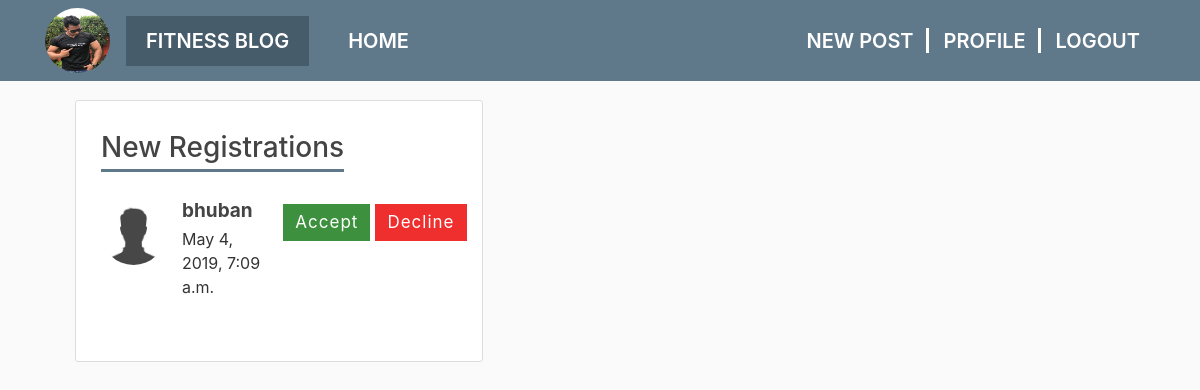
Page /allnewmember/ (signed in) on the committed database.
### users/models.py (models this page shows, shortened)
class CustomUsers(AbstractUser):
    address = models.CharField(max_length=100)
    contact = models.CharField(max_length=20, null=True, blank=True)
    weight = models.FloatField(null=True, blank=True)
    PACKAGE = (
        ('1', '1 Month'),
        ('3', '3 Months'),
        ('6', '6 Months'),
        ('12', '12 Months'),
    )
    package = models.CharField(max_length=20,choices=PACKAGE, default=1)

class Profile(models.Model):
    user = models.OneToOneField(CustomUsers, on_delete=models.CASCADE, related_name='Profile')
    image = models.ImageField(default='media\default.jpg', upload_to='profile_pics')

### member/views.py (the view)
# urls.py: path('allnewmember/',views.allnewmember, name='all-new-member'),
def allnewmember(request):
    users = CustomUsers.objects.filter(is_active=False)
    return render(request,'member/all_new_member.html',{'title':'all-new-member', 'users':users})

### member/templates/member/all_new_member.html (shortened to what this page needs)
{% extends "member/base.html" %}
{% load static %}
{% block content %}
<div class="col-md-10">
        <div class="content-section">
          <h3 class="underline">New Registrations</h3>
            {% for user in users %}
            <article class="media mar-top">
              {% if user.Profile.image %}
              <img class="rounded-circle article-img" src="{{ user.Profile.image.url }}" alt="">
              {% else %}
              <img class="rounded-circle article-img" src="{% static 'img/default.jpg' %}" alt="">
              {% endif %}
              <div class="row">
              <div class="media-body marin-leri">
                  <h5>{{ user.username }}</h5>
                  <p>{{ user.date_joined }}</p>
              </div>
              <a href="{% url 'approve-user' user.pk %}">
                 <button class="btn btn-secondary brn-sm mt-1 mb-1 acep-pri">Accept</button>
              </a>
              <a href="{% url 'approve-user' user.pk %}">
                 <button class="btn btn-danger brn-sm mt-1 mb-1 dec-sec">Decline</button>
              </a>
            </div>
            </article>
            {% endfor %}
        </div>
{% endblock content %}

### member/templates/member/base.html (shortened to what this page needs)
{% load static %}
<!DOCTYPE html>
<html>
<head>
     <link rel="stylesheet" href="https://maxcdn.bootstrapcdn.com/bootstrap/4.0.0/css/bootstrap.min.css">
     <link rel="stylesheet" type="text/css" href="{% static 'member/main.css' %}">
</head>
<body>
        <header class="site-header">
                <nav class="navbar navbar-expand-md navbar-dark bg-steel fixed-top">
                  <div class="container">
                    {% if request.user.is_authenticated %}
                    {% if request.user.Profile.image %}
                    <a href="{% url 'profile' %}"><img class="rounded-circle article-img" src="{{ request.user.Profile.image.url }}" ></a>
                    {% else %}
                    <a href="{% url 'profile' %}"><img class="rounded-circle article-img" src="{% static 'Photos/default.jpg' %}" ></a>
                    {% endif %}
                    {% endif %}
                    <a class="navbar-brand mr-4" href="{% url 'member-home' %}">Fitness Blog</a>
                    <div class="collapse navbar-collapse" id="navbarToggle">
                      <div class="navbar-nav mr-auto">
                        <a class="nav-item nav-link" href="{% url 'member-home' %}">Home</a>
                      </div>
                      <div class="navbar-nav">
                        {% if user.is_authenticated %}
                        <a class="nav-item nav-link bor-right" href="{% url 'post-create' %}">New Post</a>
                        <a class="nav-item nav-link bor-right" href="{% url 'profile' %}">Profile</a>
                        <a class="nav-item nav-link" href="{% url 'logout' %}">Logout</a>
                        {% else %}
                          <a class="nav-item nav-link" href="{% url 'login' %}">Login</a>
                          <a class="nav-item nav-link" href="{% url 'register' %}">Register</a>
                        {% endif %}
                      </div>
                    </div>
                  </div>
                </nav>
              </header>
              <main role="main" class="container">
                    <div class="row bdy-mrg">
                        {% if request.user.is_superuser %}
                        <div class="col-md-6">
                        {% else %}
                        <div class="col-md-8">
                          {% endif %}
                        {% block content %}{% endblock %}
                    </div>
                  </main>
</body>
</html>

### member/static/member/main.css (style rules this page uses)
body { background: #fafafa; color: #333333; margin-top: 5rem; }
h1, h2, h3, h4, h5, h6 { color: #444444; }
.bg-steel { background-color: #5f788a; }
.site-header .navbar-nav .nav-link { font-size: 20px; color: #fff; text-transform: uppercase; font-weight: 600; padding: 0 15px; }
.content-section { background: #ffffff; padding: 30px 25px; border: 1px solid #dddddd; border-radius: 3px; margin-bottom: 20px; }
.article-img { height: 65px; width: 65px; margin-right: 16px; }
.marin-leri { margin: 0 15px; }
.marin-leri h5 { font-size: 19px; font-weight: 700; margin-bottom: 5px; position: relative; }
.mar-top { margin: 10px 0; margin-top: 20px; }
.acep-pri { background: #3d903d; font-size: 17px; border: 0; margin-right: 5px; border-radius: 0; letter-spacing: 1px; }
.dec-sec { background: #ef2e2e; font-size: 17px; border: 0; margin-right: 5px; border-radius: 0; letter-spacing: 1px; }
.underline { position: relative; margin-bottom: 15px; display: inline-flex; }
.underline:after { position: absolute; content: ""; width: 100%; height: 3px; background: #5f788a; bottom: -7px; left: 0; }
a.navbar-brand.mr-4 { font-size: 20px; color: #fff; text-transform: uppercase; font-weight: 600; background: #475c6b; padding: 10px 20px; }
.bor-right { position: relative; }
.bor-right:after { position: absolute; content: ""; width: 3px; height: 25px; background: #fff; top: 2px; right: 0; }
.bdy-mrg { margin: 100px 0; }

### rows in the picture
CustomUsers: user.Profile.image (picture)
CustomUsers: Profile.image (placeholder picture), username "bhuban", date_joined "May 4, 2019, 7:09 a.m."
